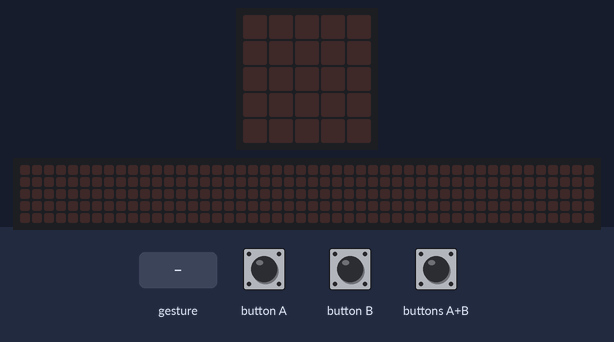
This program was run on a simulated BBC micro:bit (MakeCode). Shown: the board's 5×5 LED display, a strip that is not on the board, showing the scrolling text unrolled. The inputs (shaded band) are chosen by the test bench. Random numbers come from a fixed seed; a tilt is held for 1.5 s and a shake lasts 1 s, then the board lies face up again; the 48×5 strip is a reading aid, not a part: it shows the text the display is scrolling, unrolled, one strip-width of it at a time.

Above: at 1.2 s.
1.3 s: button A pressed for 0.15 s
At 2.0 s:
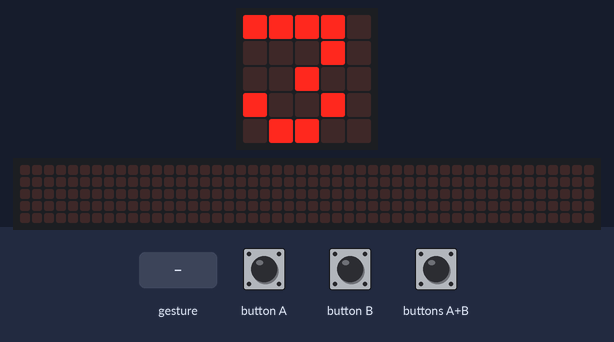
At 2.8 s:
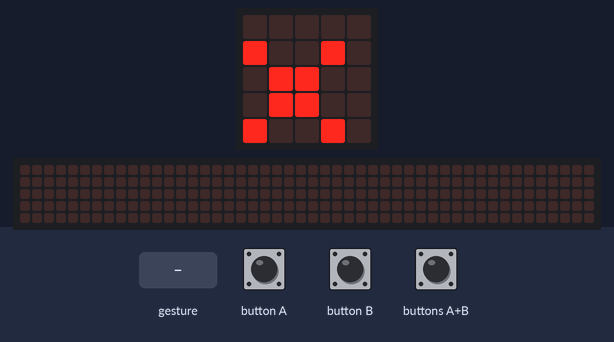
4.4 s: button B pressed for 0.15 s
At 5.8 s:
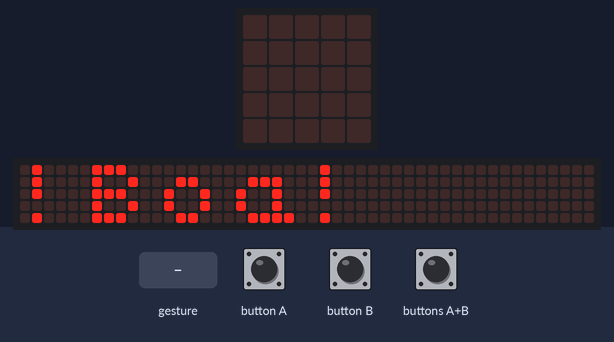
7.5 s: buttons A+B pressed for 0.15 s
10.5 s: gesture 'shake'
13.5 s: button A pressed for 0.15 s
16.6 s: buttons A+B pressed for 1 s
At 23.27 s:
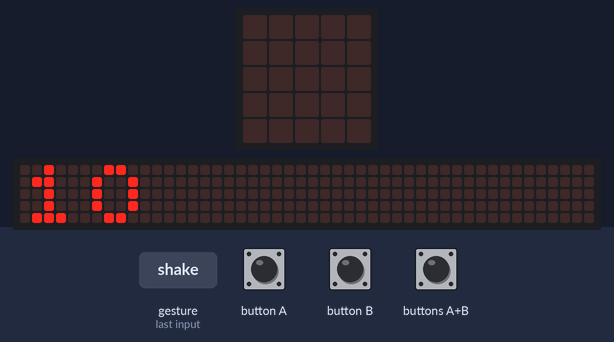

Measured:
- after the input at 1.3 s, the display: changes after 0.15 s (image 1)
- what the display in image 1 shows lasts 0.7 s, from 1.5 s to 2.2 s
- what the display in image 4 shows lasts 0.4 s, from 23.1 s to 23.5 s

The program:

main.ts
```typescript
input.onButtonPressed(Button.A, function () {
    _1ºn = randint(1, 10)
    _2ºn = randint(1, 10)
    basic.showNumber(_1ºn)
    basic.showString("x")
    basic.showNumber(_2ºn)
    NºJogadas += 1
    basic.pause(1000)
    basic.clearScreen()
})
input.onGesture(Gesture.Shake, function () {
    basic.showNumber(conta)
    basic.showString("de")
    basic.showNumber(NºJogadas)
    basic.pause(2000)
    NºJogadas = 0
    conta = 0
})
input.onButtonPressed(Button.AB, function () {
    basic.showNumber(_1ºn * _2ºn)
    basic.pause(1000)
    basic.clearScreen()
})
input.onButtonPressed(Button.B, function () {
    conta += 1
    basic.showString("!Boa!")
    basic.showIcon(IconNames.Happy)
    basic.pause(1000)
    basic.clearScreen()
})
let NºJogadas = 0
let conta = 0
let _2ºn = 0
let _1ºn = 0
_1ºn = 0
_2ºn = 0
conta = 0
NºJogadas = 0
```

test.ts
```typescript
// os teses vão aqui; isto não será compilado quando este pacote for usado como extensão.
```
